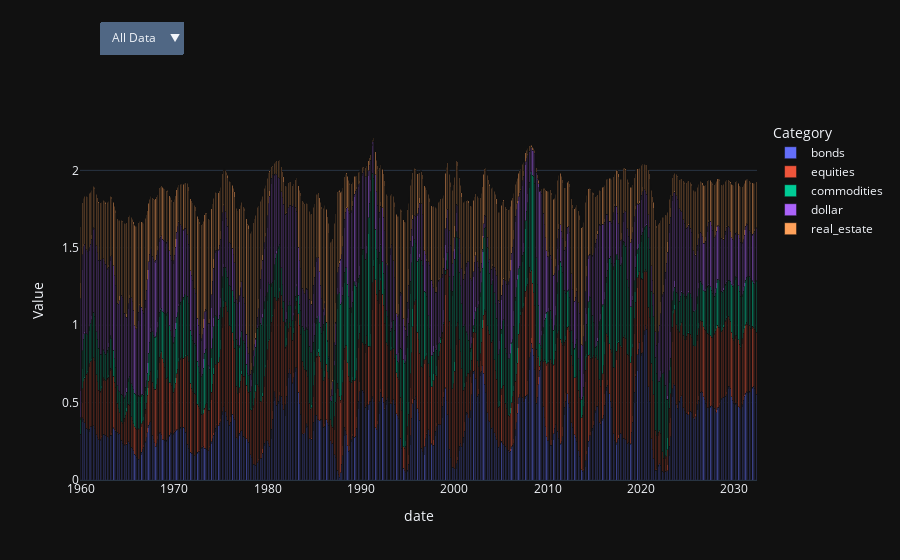

This figure's notebook cell:
### Code cell
import pandas as pd
from datetime import datetime, timedelta
import plotly.express as px
import plotly.graph_objects as go

df_allocation_new = df_allocate.copy()

# Deduct 0.2 from all the columns
df_allocation_new = df_allocation_new - 0.2

# Perform 0-1 normalization
df_allocation_normalized = (df_allocation_new - df_allocation_new.min()) / (df_allocation_new.max() - df_allocation_new.min())

# Current date
today = datetime.now()

df_melt = df_allocation_normalized.reset_index().melt(id_vars='date', var_name='Category', value_name='Value')

# Create the initial figure
fig = px.bar(df_melt, x='date', y='Value', color='Category', barmode='stack')

# Create the layout with buttons and date range slider
layout = go.Layout(
    updatemenus=[
        dict(
            buttons=[
                dict(label="All Data",
                     method="update",
                     args=[{"visible": [True] * len(fig.data)},
                           {"xaxis": {"range": [df_melt['date'].min(), df_melt['date'].max()]}}]),
                dict(label="Past",
                     method="update",
                     args=[{"visible": [True] * len(fig.data)},
                           {"xaxis": {"range": [today - timedelta(days=365*50), today]}}]),
                dict(label="Present",
                     method="update",
                     args=[{"visible": [True] * len(fig.data)},
                           {"xaxis": {"range": [today - timedelta(days=365*2), today + timedelta(days=365*2)]}}]),
                dict(label="Future",
                     method="update",
                     args=[{"visible": [True] * len(fig.data)},
                           {"xaxis": {"range": [today, today + timedelta(days=365*2)]}}])
            ],
            direction="down",
            pad={"r": 10, "t": 10},
            showactive=True,
            x=0.03,
            xanchor="left",
            y=1.3,
            yanchor="top"
        )
    ],
)

# Update the figure layout
fig.update_layout(layout)

fig.show()

### Figure 1 — Plotly figure (JSON) as saved in the notebook; plotly's stock layout.template omitted (floating-point values rounded to 4 significant figures; data arrays with more than 128 entries replaced by an {"elided": "..."} marker saying what was removed)
{"data": [{"alignmentgroup": "True", "hovertemplate": "Category=bonds<br>date=%{x}<br>Value=%{y}<extra></extra>", "legendgroup": "bonds", "marker": {"color": "#636efa", "pattern": {"shape": ""}}, "name": "bonds", "offsetgroup": "bonds", "orientation": "v", "showlegend": true, "textposition": "auto", "type": "bar", "x": {"elided": "871 str values"}, "xaxis": "x", "y": {"elided": "871 float values"}, "yaxis": "y"}, {"alignmentgroup": "True", "hovertemplate": "Category=equities<br>date=%{x}<br>Value=%{y}<extra></extra>", "legendgroup": "equities", "marker": {"color": "#EF553B", "pattern": {"shape": ""}}, "name": "equities", "offsetgroup": "equities", "orientation": "v", "showlegend": true, "textposition": "auto", "type": "bar", "x": {"elided": "871 str values"}, "xaxis": "x", "y": {"elided": "871 float values"}, "yaxis": "y"}, {"alignmentgroup": "True", "hovertemplate": "Category=commodities<br>date=%{x}<br>Value=%{y}<extra></extra>", "legendgroup": "commodities", "marker": {"color": "#00cc96", "pattern": {"shape": ""}}, "name": "commodities", "offsetgroup": "commodities", "orientation": "v", "showlegend": true, "textposition": "auto", "type": "bar", "x": {"elided": "871 str values"}, "xaxis": "x", "y": {"elided": "871 float values"}, "yaxis": "y"}, {"alignmentgroup": "True", "hovertemplate": "Category=dollar<br>date=%{x}<br>Value=%{y}<extra></extra>", "legendgroup": "dollar", "marker": {"color": "#ab63fa", "pattern": {"shape": ""}}, "name": "dollar", "offsetgroup": "dollar", "orientation": "v", "showlegend": true, "textposition": "auto", "type": "bar", "x": {"elided": "871 str values"}, "xaxis": "x", "y": {"elided": "871 float values"}, "yaxis": "y"}, {"alignmentgroup": "True", "hovertemplate": "Category=real_estate<br>date=%{x}<br>Value=%{y}<extra></extra>", "legendgroup": "real_estate", "marker": {"color": "#FFA15A", "pattern": {"shape": ""}}, "name": "real_estate", "offsetgroup": "real_estate", "orientation": "v", "showlegend": true, "textposition": "auto", "type": "bar", "x": {"elided": "871 str values"}, "xaxis": "x", "y": {"elided": "871 float values"}, "yaxis": "y"}], "layout": {"autosize": true, "barmode": "stack", "legend": {"title": {"text": "Category"}, "tracegroupgap": 0}, "margin": {"t": 60}, "updatemenus": [{"buttons": [{"args": [{"visible": [true, true, true, true, true]}, {"xaxis": {"range": ["1959-11-30T00:00:00", "2032-05-31T00:00:00"]}}], "label": "All Data", "method": "update"}, {"args": [{"visible": [true, true, true, true, true]}, {"xaxis": {"range": ["1974-07-02T08:38:05.284430", "2024-06-19T08:38:05.284430"]}}], "label": "Past", "method": "update"}, {"args": [{"visible": [true, true, true, true, true]}, {"xaxis": {"range": ["2022-06-20T08:38:05.284430", "2026-06-19T08:38:05.284430"]}}], "label": "Present", "method": "update"}, {"args": [{"visible": [true, true, true, true, true]}, {"xaxis": {"range": ["2024-06-19T08:38:05.284430", "2026-06-19T08:38:05.284430"]}}], "label": "Future", "method": "update"}], "direction": "down", "pad": {"r": 10, "t": 10}, "showactive": true, "x": 0.03, "xanchor": "left", "y": 1.3, "yanchor": "top"}], "xaxis": {"anchor": "y", "autorange": true, "domain": [0, 1], "range": ["1959-11-16", "2032-06-14"], "title": {"text": "date"}, "type": "date"}, "yaxis": {"anchor": "x", "autorange": true, "domain": [0, 1], "range": [0, 2.326], "title": {"text": "Value"}, "type": "linear"}}}
